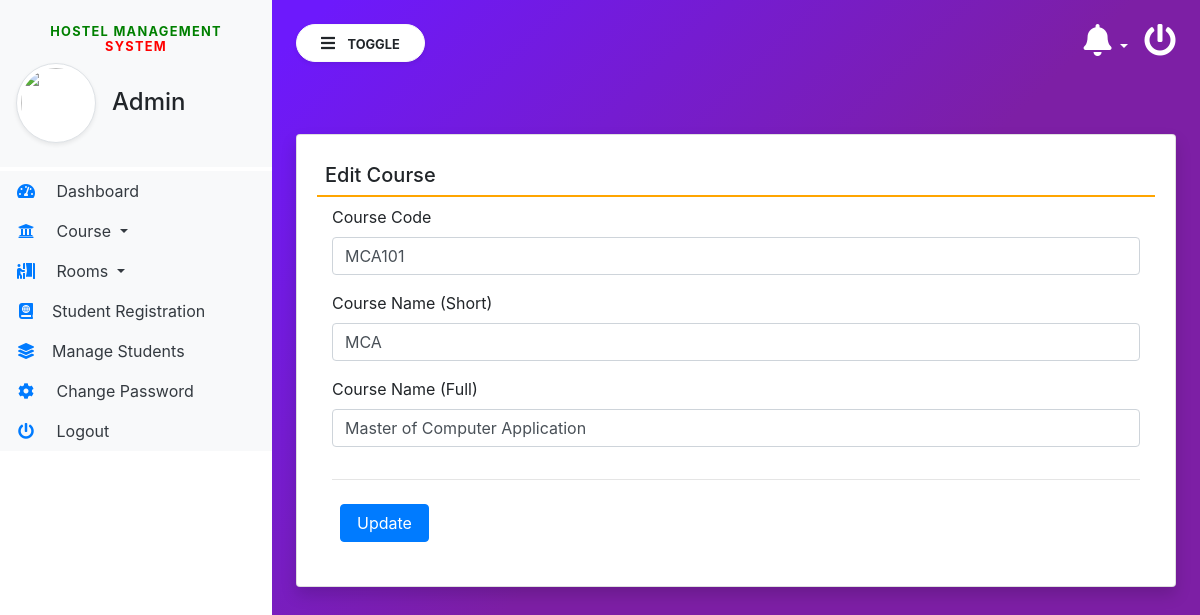
The page /edit_Course/1 (signed in) on the database its author committed.
### hostel/models.py (models this page shows, shortened)
class Courses(models.Model):
    course_code = models.CharField(max_length=255, null=True)
    course_sn = models.CharField(max_length=100, null=True)
    course_fn = models.CharField(max_length=255, null=True)
    posting_date = models.DateTimeField(auto_now_add=True)

### hostel/views.py (the view, shortened to what this page needs)
# urls.py: path('edit_Course/<int:pid>', edit_Course, name='edit_Course'),
def edit_Course(request, pid):
    if not request.user.is_authenticated:
        return redirect('admin_login')
    error = ""
    course = Courses.objects.get(id=pid)
    return render(request, 'edit_Course.html', locals())

### hostel/templates/edit_Course.html (shortened to what this page needs)
{% extends 'admin_base.html' %}
{% block main  %}
<div class="card shadow mt-5">
    <div class="card-body">
        <h5 class="p-2" style="border-bottom: 2px solid orange;">Edit Course </h5>
        <div class="container-fluid">
            <form method="POST">
                <div class="form-row">
                    <div class="col-sm-12">
                        <div class="form-group">
                            <label>Course Code</label>
                            <input type="text" name="course_code" class="form-control" value="{{course.course_code}}" required>
                        </div>
                    </div>
                    <div class="col-sm-12">
                        <div class="form-group">
                            <label>Course Name (Short)</label>
                            <input type="text" name="course_sn" class="form-control" value="{{course.course_sn}}" required>
                        </div>
                    </div>
                    <div class="col-sm-12">
                        <div class="form-group">
                            <label>Course Name (Full)</label>
                            <input type="text" name="course_fn" class="form-control" value="{{course.course_fn}}" required>
                        </div>
                    </div>
                </div>
                <hr>
                <input type="submit" value="Update" class="m-2 px-3 btn btn-primary">
            </form>
        </div>
    </div>
</div>
{% endblock %}

### hostel/static/css/sidebar.css (style rules this page uses)
body { background-image : linear-gradient(135.9deg,rgba(109,25,252,1) 16.4%,rgba(125,31,165,1) 56.1%); min-height:100vh; }

### rows shown on the page
Courses: course_code "MCA101", course_sn "MCA", course_fn "Master of Computer Application"
